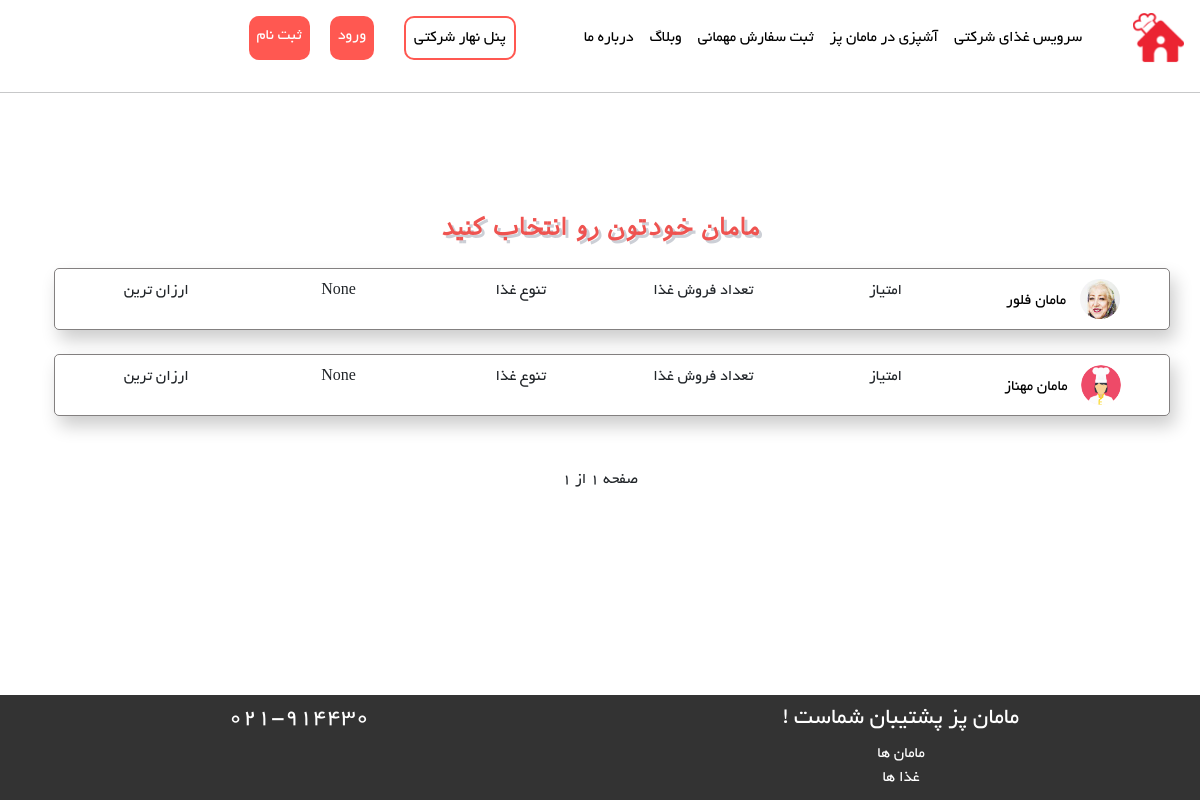
Screenshot of /moms/momsList with the database file from the repository.
### Moms/models.py (models this page shows, shortened)
class MomsModel(models.Model):
    user = models.ForeignKey(User, on_delete=models.CASCADE)
    profile_photo = models.ImageField(upload_to='moms_profiles', blank=True, null=True)
    home_number = models.CharField(max_length=20, blank=True, null=True)
    state = models.ForeignKey(State, on_delete=models.CASCADE, blank=True, null=True)
    city = models.ForeignKey(City, on_delete=models.CASCADE, blank=True, null=True)
    class Meta:
        db_table = 'Moms'
        verbose_name = 'Mom'
        verbose_name_plural = 'Moms'

### BaseApp/models.py (models this page shows, shortened)
class User(AbstractUser):
    phone_number = models.CharField(max_length=20, null=True, blank=True)
    email_active_code = models.CharField(max_length=100, null=True, blank=True)
    is_mom = models.BooleanField(default=False)
    address = models.TextField(null=True, blank=True)
    class Meta:
        db_table = 'User'

### Moms/views.py (the view)
# urls.py: path('momsList', views.MomsListView.as_view(), name='momsList'),
class MomsListView(ListView):
    model = MomsModel
    template_name = 'Moms/MomsListView.html'
    queryset = MomsModel.objects.all()
    context_object_name = 'moms'
    paginate_by = 4

### Moms/templates/Moms/MomsListView.html (shortened to what this page needs)
{% extends 'base/layout.html' %}
{% load static %}
{% block HeaderLinks %}
    <link rel="stylesheet" href="{% static 'css/Moms/MomsListView-Style.css' %}">
{% endblock %}
{% block main %}
    <h1 id="mom-list-header" class="col s12 t-b-f t-9 red-text text-lighten-1 shadow-grey-text center-align">مامان خودتون رو انتخاب
        کنید</h1>
    {% for mom in moms %}
        <div class="row moms-box text-center">
            <div class="col-2">
                <a href="{% url 'MomProfile' mom_id=mom.user.id %}">
                    <div class="mom-box">
                        {% if mom.profile_photo %}
                            <img style="display: inline" class="mom-profile" src="{{ mom.profile_photo.url }}"/>
                        {% else %}
                            <img style="display: inline" class="mom-profile" src="{% static 'image/icons/default_mom_profile.png' %}"/>
                        {% endif %}
                        <p style="display: inline">مامان {{ mom.user.first_name }}</p>
                    </div>
                </a>
            </div>
            <div class="col-2">
                <div class="mom-box">
                    <p>امتیاز</p>
                </div>
            </div>
            <div class="col-2">
                <div class="mom-box">
                    <p>تعداد فروش غذا</p>
                </div>
            </div>
            <div class="col-2">
                <div class="mom-box">
                    <p>تنوع غذا</p>
                </div>
            </div>
            <div class="col-2">
                <div class="mom-box">
                    <p>{{ mom.city }}</p>
                </div>
            </div>
            <div class="col-2">
                <div class="mom-box">
                    <p>ارزان ترین</p>
                </div>
            </div>
        </div>
        <br>
    {% endfor %}
    <div class="container2">
        <div class="pagination text-center">
            <span class="step-links">
                <span class="current">
                    صفحه {{ page_obj.number }} از {{ page_obj.paginator.num_pages }}
                </span>
            </span>
        </div>
    </div>
{% endblock %}

### static/css/base/layout-style.css (style rules this page uses)
body { font-family: 'Yekan'; direction: rtl; }
body { direction: rtl; }
a { text-decoration: none; color: black; }
body { margin-bottom: 100px; }

### static/css/Moms/MomsListView-Style.css (style rules this page uses)
.moms-box { width: 100%; height: auto; box-shadow: 5px 10px 18px rgba(0, 0, 0, 0.2); padding: 10px; border-radius: 5px; border: 1px solid rgba(94, 90, 90, 0.77); vertical-align: middle; direction: rtl; }
.mom-profile { width: 40px; height: 40px; border-radius: 50%; margin: 0 10px; }
.pagination { direction: ltr; }
#mom-list-header { -webkit-text-size-adjust: 100%; line-height: 110%; margin: 2.1rem 0 1.68rem 0; text-align: center; font-family: IRANSans, tahoma, serif; font-weight: bold; text-shadow: 3px 3px 0 #cccfd6; font-size: 1.5em; color: #EF5350 !important; box-sizing: border-box; padding: 0 .75rem; min-height: 1px; width: 100%; margin-left: auto; left: auto; right: auto; float: right; }
.container2 { display: flex; justify-content: center; align-items: center; height: 10vh; }

### rows the page displays
MomsModel: profile_photo (picture), user.first_name "فلور", city "None"
MomsModel: user.first_name "مهناز", city "None"

### other values shown
{{ page_obj.paginator.num_pages }} "1"
